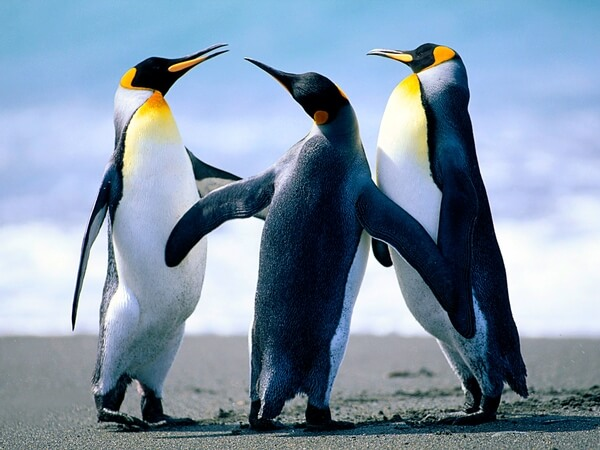
//> input picture 03_ObjetMat/Penguins.jpg, 600 x 450 px, given in place of the camera
$ ./tracking   (built with g++ and OpenCV 4)
//> lines starting //> are read from the running program, lines starting //| are printed output that depends on the picture; after the words box and inside, x2 and y2 are one past the last pixel; in counts of white or black regions, pixels touching at a corner belong together
/*************************************************************************************/
/*!
    \file     tracking.cpp
    \author   Philippe SIMIER (Touchard Wahington le Mans)
    \brief    Programme pour tracker un objet en fct de la couleur
    \detail   Ce programme ouvre la camera puis affiche la cible sur l'objet détecté
    \compilation
	      g++ $(pkg-config --libs --cflags opencv) -o tracking  tracking.cpp
    \version    1.0 - First release
*/
/**************************************************************************************/
#include <sstream>
#include <string>
#include <iostream>
#include <opencv2/opencv.hpp>
#include <opencv2/highgui.hpp>

using namespace std;
using namespace cv;
//initial min and max HSV filter values.
//these will be changed using trackbars
int H_MIN = 46;
int H_MAX = 83;
int S_MIN = 0;
int S_MAX = 256;
int V_MIN = 26;
int V_MAX = 256;
//default capture width and height
const int FRAME_WIDTH = 640;
const int FRAME_HEIGHT = 480;
//max number of objects to be detected in frame
const int MAX_NUM_OBJECTS=50;
//minimum and maximum object area
const int MIN_OBJECT_AREA = 20*20;
const int MAX_OBJECT_AREA = FRAME_HEIGHT*FRAME_WIDTH/1.5;
//names that will appear at the top of each window
const string windowName = "Original Image";
const string windowName1 = "HSV Image";
const string windowName2 = "Thresholded Image";
const string windowName3 = "After Morphological Operations";
const string trackbarWindowName = "Trackbars";
void on_trackbar( int, void* )
{//This function gets called whenever a
	// trackbar position is changed

}

string intToString(int number)
{

	std::stringstream ss;
	ss << number;
	return ss.str();
}

void createTrackbars(){
   //create window for trackbars

    namedWindow(trackbarWindowName,0);
	//create memory to store trackbar name on window
	char TrackbarName[50];
	sprintf( TrackbarName, "H_MIN", H_MIN);
	sprintf( TrackbarName, "H_MAX", H_MAX);
	sprintf( TrackbarName, "S_MIN", S_MIN);
	sprintf( TrackbarName, "S_MAX", S_MAX);
	sprintf( TrackbarName, "V_MIN", V_MIN);
	sprintf( TrackbarName, "V_MAX", V_MAX);
	//create trackbars and insert them into window
	//3 parameters are: the address of the variable that is changing when the trackbar is moved(eg.H_LOW),
	//the max value the trackbar can move (eg. H_HIGH),
	//and the function that is called whenever the trackbar is moved(eg. on_trackbar)
	//                                  ---->    ---->     ---->
    createTrackbar( "H_MIN", trackbarWindowName, &H_MIN, H_MAX, on_trackbar );
    createTrackbar( "H_MAX", trackbarWindowName, &H_MAX, H_MAX, on_trackbar );
    createTrackbar( "S_MIN", trackbarWindowName, &S_MIN, S_MAX, on_trackbar );
    createTrackbar( "S_MAX", trackbarWindowName, &S_MAX, S_MAX, on_trackbar );
    createTrackbar( "V_MIN", trackbarWindowName, &V_MIN, V_MAX, on_trackbar );
    createTrackbar( "V_MAX", trackbarWindowName, &V_MAX, V_MAX, on_trackbar );

}
void drawObject(int x, int y,Mat &frame){

	//use some of the openCV drawing functions to draw crosshairs
	//on your tracked image!

    //UPDATE:JUNE 18TH, 2013
    //added 'if' and 'else' statements to prevent
    //memory errors from writing off the screen (ie. (-25,-25) is not within the window!)

    circle(frame,Point(x,y),20,Scalar(0,255,0),2);
    if(y-25>0)
      line(frame,Point(x,y),Point(x,y-25),Scalar(0,255,0),2);
    else line(frame,Point(x,y),Point(x,0),Scalar(0,255,0),2);
    if(y+25<FRAME_HEIGHT)
      line(frame,Point(x,y),Point(x,y+25),Scalar(0,255,0),2);
    else line(frame,Point(x,y),Point(x,FRAME_HEIGHT),Scalar(0,255,0),2);
    if(x-25>0)
      line(frame,Point(x,y),Point(x-25,y),Scalar(0,255,0),2);
    else line(frame,Point(x,y),Point(0,y),Scalar(0,255,0),2);
    if(x+25<FRAME_WIDTH)
    line(frame,Point(x,y),Point(x+25,y),Scalar(0,255,0),2);
    else line(frame,Point(x,y),Point(FRAME_WIDTH,y),Scalar(0,255,0),2);

	putText(frame,intToString(x)+","+intToString(y),Point(x,y+30),1,1,Scalar(0,255,0),2);

}


void morphOps(Mat &thresh){

	//create structuring element that will be used to "dilate" and "erode" image.
	//the element chosen here is a 3px by 3px rectangle

	Mat erodeElement = getStructuringElement( MORPH_RECT,Size(3,3));
    //dilate with larger element so make sure object is nicely visible
	Mat dilateElement = getStructuringElement( MORPH_RECT,Size(8,8));

	erode(thresh,thresh,erodeElement);
	erode(thresh,thresh,erodeElement);


	dilate(thresh,thresh,dilateElement);
	dilate(thresh,thresh,dilateElement);
}

void trackFilteredObject(int &x, int &y, Mat threshold, Mat &cameraFeed){

	Mat temp;
	threshold.copyTo(temp);
	//these two vectors needed for output of findContours
	vector< vector<Point> > contours;
	vector<Vec4i> hierarchy;
	//find contours of filtered image using openCV findContours function
	findContours(temp,contours,hierarchy,CV_RETR_CCOMP,CV_CHAIN_APPROX_SIMPLE );
	//use moments method to find our filtered object
	double refArea = 0;
	bool objectFound = false;
	if (hierarchy.size() > 0) {
  	   int numObjects = hierarchy.size();
           //if number of objects greater than MAX_NUM_OBJECTS we have a noisy filter
           if(numObjects<MAX_NUM_OBJECTS){
		for (int index = 0; index >= 0; index = hierarchy[index][0]) {

			Moments moment = moments((cv::Mat)contours[index]);
			double area = moment.m00;
			//if the area is less than 20 px by 20px then it is probably just noise
			//if the area is the same as the 3/2 of the image size, probably just a bad filter
			//we only want the object with the largest area so we safe a reference area each
			//iteration and compare it to the area in the next iteration.
	                if(area>MIN_OBJECT_AREA && area<MAX_OBJECT_AREA && area>refArea){
				x = moment.m10/area;
				y = moment.m01/area;
				objectFound = true;
				refArea = area;
			}else
				objectFound = false;
			}
			//let user know you found an object
			if(objectFound ==true){
				putText(cameraFeed,"Tracking Object",Point(0,50),2,1,Scalar(0,255,0),2);
				//draw object location on screen
				drawObject(x,y,cameraFeed);
                        }

		}else putText(cameraFeed,"TOO MUCH NOISE! ADJUST FILTER",Point(0,50),1,2,Scalar(0,0,255),2);
	}
}

int main(int argc, char* argv[])
{
	//some boolean variables for different functionality within this
	//program
    bool trackObjects = true;
    bool useMorphOps = true;
	//Matrix to store each frame of the webcam feed
    Mat cameraFeed, image;
	//matrix storage for HSV image
    Mat HSV;
	//matrix storage for binary threshold image
    Mat threshold;
	//x and y values for the location of the object
    int x=0, y=0;
	//create slider bars for HSV filtering
    createTrackbars();
	//video capture object to acquire webcam feed
    VideoCapture capture;
	//open capture object at location zero (default location for webcam)
    capture.open(0);
	//set height and width of capture frame
    capture.set(CV_CAP_PROP_FRAME_WIDTH,FRAME_WIDTH);
    capture.set(CV_CAP_PROP_FRAME_HEIGHT,FRAME_HEIGHT);
	//start an infinite loop where webcam feed is copied to cameraFeed matrix
	//all of our operations will be performed within this loop
	do{
		//store image to matrix
		capture.read(image);
//> image is the input picture: 450 rows x 600 cols, CV_8UC3; mean B, G, R 168.3, 148.1, 128.5
		flip( image, cameraFeed, -1); // mirroir horizontal
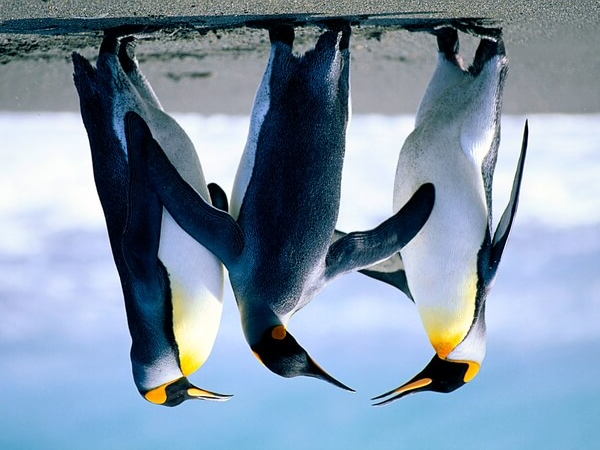
//> cameraFeed: 450 rows x 600 cols, CV_8UC3; mean B, G, R 168.3, 148.1, 128.5
		//convert frame from BGR to HSV colorspace
		cvtColor(cameraFeed,HSV,COLOR_BGR2HSV);
//> HSV: 450 rows x 600 cols, CV_8UC3; mean H, S, V 101.8, 93.1, 170.6
		//filter HSV image between values and store filtered image to
		//threshold matrix
		inRange(HSV,Scalar(H_MIN,S_MIN,V_MIN),Scalar(H_MAX,S_MAX,V_MAX),threshold);
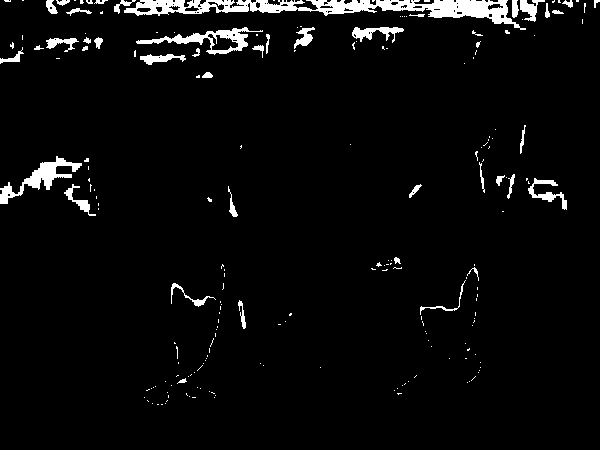
//> threshold: 450 rows x 600 cols, CV_8UC1; 3.9% white; 207 white regions (164 under 20 px), largest, box (x1, y1, x2, y2) and area: (124, 0, 526, 30) 4132, (0, 156, 82, 204) 1030, (136, 27, 263, 55) 962
		//perform morphological operations on thresholded image to eliminate noise
		//and emphasize the filtered object(s)
		if(useMorphOps)
		morphOps(threshold);
//> in morphOps, `dilate(thresh,thresh,dilateElement);`:
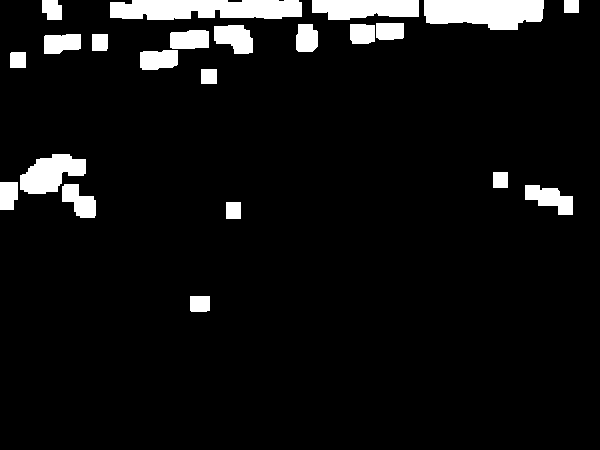
//> thresh: 450 rows x 600 cols, CV_8UC1; 6.8% white; 22 white regions
		//pass in thresholded frame to our object tracking function
		//this function will return the x and y coordinates of the
		//filtered object
		if(trackObjects)
			trackFilteredObject(x,y,threshold,cameraFeed);
//> in trackFilteredObject, `findContours(temp,contours,hierarchy,CV_RETR_CCOMP,CV_CHAIN_APPROX_SIM..`: contours = 22 contours; largest, box (x1, y1, x2, y2) and area: (110, 0, 302, 20) 3114, (424, 0, 544, 30) 2794, (312, 0, 419, 20) 1679, (20, 154, 86, 194) 1602, (214, 25, 253, 54) 788
//> in trackFilteredObject, `int numObjects = hierarchy.size();`: numObjects = 22
//> the loop in trackFilteredObject, `for (int index = 0; index >= 0; index = hierarchy[index][0])` made 22 passes
//> (area, x, y, refArea) on passes 3, 7, 19, 21: (777.5, 549, 198, 777.5), (1601.5, 50, 173, 1601.5), (2793.5, 484, 12, 2793.5), (3113.5, 205, 8, 3113.5)
//> area on passes 1, 2, 4, 5, 6, 8: 282, 224, 662.5, 419.5, 210, 210
//> after the loop in trackFilteredObject, `for (int index = 0; index >= 0; index = hierarchy[index][0])`: x = 205; y = 8; objectFound = false; refArea = 3113.5
//> x = 205; y = 8

		//show frames
		imshow(windowName2,threshold);
		imshow(windowName,cameraFeed);
		//imshow(windowName1,HSV);


		//delay 30ms so that screen can refresh.
		//image will not appear without this waitKey() command
	}while(waitKey(30) !='x');
	return 0;
}
